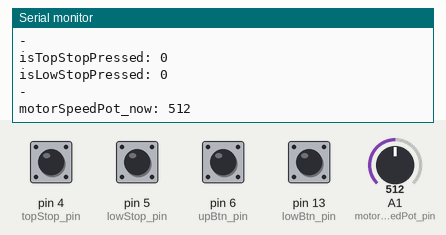
The sketch below on a simulated Arduino Uno, built with avr-gcc and run on an emulated ATmega328P. Parts: the last lines printed to the serial monitor. The inputs (shaded band) are chosen by the test bench; at power-on: pin 4 (topStop_pin), pin 5 (lowStop_pin), pin 6 (upBtn_pin), pin 13 (lowBtn_pin) LOW, A1 (motorSpeedPot_pin) = 512.

Above: at 1.2 s.
1.3 s: A1 (motorSpeedPot_pin) set to 11
At 1.8 s:
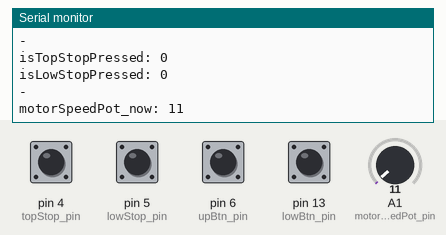
4.3 s: A1 (motorSpeedPot_pin) set to 8
At 5.0 s:
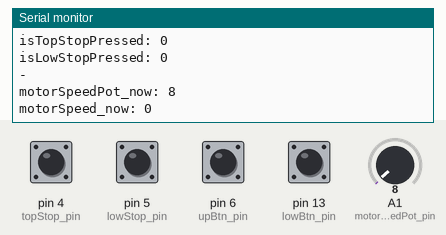
Timing chart, 0 to 7.3 s (numbered marks = the images above; inputs shaded):
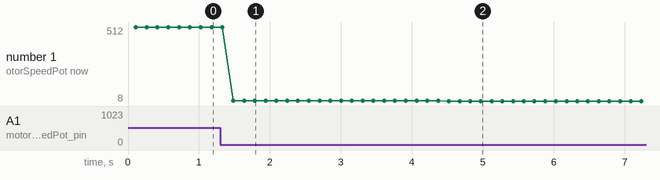

The sketch:

range_game.ino
```cpp
// 11-25-2024
#include <Stepper.h>
#include <SoftwareSerial.h>

// pin numbers ----
// todo: -IRL: need to make pull down resistor
// btn leds
#define upBtn_pin 6 // in
#define upBtnLed_pin 8 // out
#define lowBtn_pin 13 // in
#define lowBtnLed_pin 7 // out
bool isUpBtnPressed = false;
bool isLowBtnPressed = false;
// roller
#define topStop_pin 4 // top stopper MicroSwitch
#define lowStop_pin 5 // bot stopper MicroSwitch
bool isTopStopPressed = false;
bool isLowStopPressed = false;
// stepper motor
#define motorIn1_pin 10 // out
#define motorIn2_pin 11 // out
#define motorIn3_pin 12 // out
#define motorIn4_pin 9 // out
#define motorSpeedPot_pin 1 // input potentiometer pin A1
int motorSpeedPot_now = 0;
#define motorSpeed_stepPerRot 100 // steps per rotation
int motorSpeed_set = 30;
int motorSpeed_prev = 0;
int motorSpeed_now = 0;

Stepper motor = Stepper(motorSpeed_stepPerRot, motorIn1_pin, motorIn3_pin, motorIn2_pin, motorIn4_pin);

void setup() {
  Serial.begin(9600); // buad
  // set pins
  // output: push button LEDs
  pinMode(upBtnLed_pin, OUTPUT);
  pinMode(lowBtnLed_pin, OUTPUT);
  // input: push buttons switch
  pinMode(upBtnLed_pin, INPUT);
  pinMode(lowBtnLed_pin, INPUT);

  // stepper motor: output
  motor.setSpeed(motorSpeed_set);
  pinMode(motorIn1_pin, OUTPUT);
  pinMode(motorIn2_pin, OUTPUT);
  pinMode(motorIn3_pin, OUTPUT);
  pinMode(motorIn4_pin, OUTPUT);
  // stepper motor: input analogue speed
  pinMode(motorSpeedPot_pin, INPUT); // potentiometer

  // top & lower stopper micro switches: input
  pinMode(topStop_pin, INPUT);
  pinMode(lowStop_pin, INPUT);
}


void loop() {
  Serial.println("~~~ loop start:");
  digitalWrite(upBtnLed_pin, HIGH);
  digitalWrite(lowBtnLed_pin, HIGH);
  // check input status of everything ----------------
  // push arcade buttons
  isUpBtnPressed = digitalRead(upBtn_pin) == 1;
  isLowBtnPressed = digitalRead(lowBtn_pin) == 1;
  Serial.print("isUpBtnPressed: "); Serial.println(isUpBtnPressed);
  Serial.print("isLowBtnPressed: "); Serial.println(isLowBtnPressed);

  // stopper micro switches
  isTopStopPressed = digitalRead(topStop_pin) == 1;
  isLowStopPressed = digitalRead(lowStop_pin) == 1;
  Serial.println("-");
  Serial.print("isTopStopPressed: "); Serial.println(isTopStopPressed);
  Serial.print("isLowStopPressed: "); Serial.println(isLowStopPressed);

  // motor stuff
  motorSpeedPot_now = analogRead(motorSpeedPot_pin); // motor speed
  // motorSpeed_now = motorSpeed_now - motorSpeed_prev;
  motor.step(motorSpeed_now);
  // motorSpeed_prev = motorSpeed_now; // save prev val
  Serial.println("-");
  Serial.print("motorSpeedPot_now: "); Serial.println(motorSpeedPot_now);
  Serial.print("motorSpeed_now: "); Serial.println(motorSpeed_now);

// -- code ---------------------------------
/* control the motor
 * if game not in play --> do not move
 * if in game and btn pressed --> stop the motor
 *     - do nothing else
 * how do we reset the motor to the bottom?
 * rollers
 *  if (isTopStopPressed || isLowStopPressed){
 *     // change direction;
 *     // stepper.step(-stepsPerRevolution);
 *   }
 */

 /* is the game in play and the button was pressed?
 * Top Btn:
 *    • someone hit it, now what?
 *    • what is the LED doing?
 * Low Btn:
 *    • someone hit it, now what?
 *    • what is the LED doing?
 */

 /* potentiometer: control motor speed
 *     • how does it affect the speed (formula)
 *
 */

} // end of main loop
```

Measured:
- the behaviour switches between 10 and 9 on A1 (motorSpeedPot_pin) (found by bisection; images 1 and 2)
- after the input at 1.3 s, the serial monitor: prints a new line after 0.18 s (image 1)
- after the input at 4.3 s, the serial monitor: prints a new line after 0.22 s (image 2)
- plotted number 1: 512 → 11 after the input at 1.3 s, 11 → 8 after the input at 4.3 s
